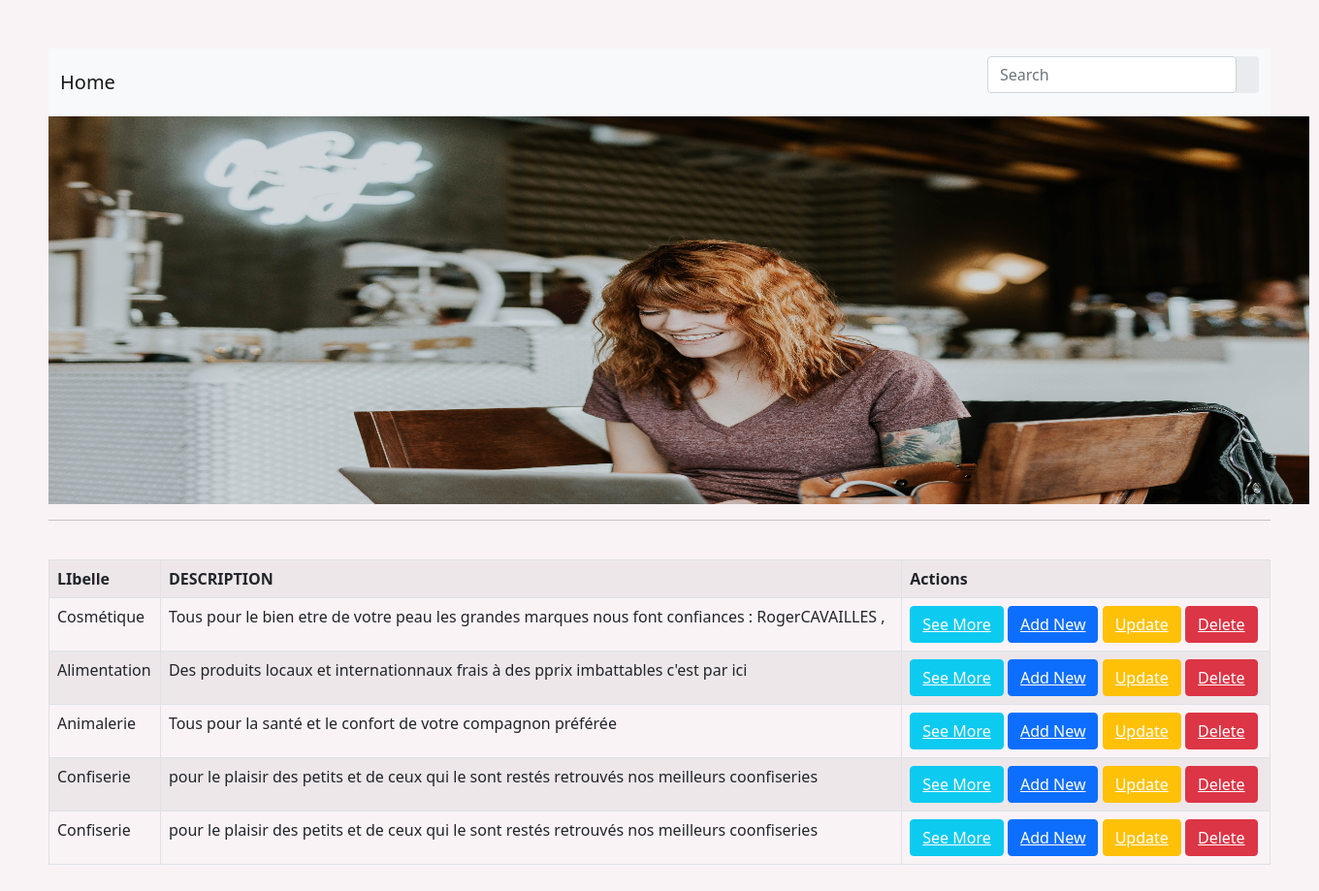
The page /Selling on the database its author committed.
### Selling/models.py (models this page shows)
class Category (models.Model):
    wording = models.TextField(max_length = 100)
    description = models.TextField()

### Selling/views.py (the view)
# urls.py: path("",CategoryView.as_view(),name="book"),
class CategoryView(ListView):
    model = Category
    template_name = "Category/home.html"

### Selling/templates/Category/home.html
{% extends 'base.html' %}
{% load static %}
{% block content %}
<div>
    <center>
        <img class="img1" src="{% static 'Images/ImagesDeGarde.jpg'%}" style="height: 400px;
        width: 1300px;" alt="">
    </center>
</div>
<hr>
<br>
    <div class="category-entry">
        <table class ="table table-bordered table-striped">
            <tr>
                <th>LIbelle</th>
                <th>DESCRIPTION</th>
                <th>Actions</th>
                </tr>
            <tr>
            {% for category in category_list%}
            <td>{{category.wording}}</td>
            <td>{{category.description}}</td>
            <td>
                <button class = "btn btn-info">
                    <a class="text-white" href="#">See More</a>
                </button>
                <button class = "btn btn-primary" >
                    <a class="text-white" href="#">Add New</a>
                </button>
                <button class = "btn btn-warning" >
                    <a class="text-white" href="#">Update</a>
                </button>
                <button class = "btn btn-danger" >
                    <a class="text-white" href="#">Delete</a>
                </button>
            </td>
            </tr>
            {% endfor %}
        </table>
    </div>
{% endblock content %}

### Selling/templates/base.html (shortened to what this page needs)
{% load static %}
<html>
<head>
    <link rel = "stylesheet" href="{% static 'style.css'%}" >
    <link rel = "stylesheet" href="{% static 'bootstrap.css'%}" >
</head>
<body>
    <nav class="navbar navbar-light bg-light">
        <div class="container-fluid">
          <a class="navbar-brand">Home</a>
          <form class="d-flex input-group w-auto">
            <input
              type="search"
              class="form-control rounded"
              placeholder="Search"
              aria-label="Search"
              aria-describedby="search-addon"
            />
            <span class="input-group-text border-0" id="search-addon">
            </span>
          </form>
        </div>
      </nav>
            {% block content %}
            {% endblock content %}
</body>
</html

### Selling/static/style.css (style rules this page uses)
body { margin: auto; padding: 50px; background-color: rgb(250, 243, 246) !important; font-family: 'Times New Roman', Times, serif; }
.img1 { height: 400px; width: 1300px; }

### rows shown on the page
Category: wording "Cosmétique", description "Tous pour le bien etre de votre peau les grandes marques nous font confiances : RogerCAVAILLES ,"
Category: wording "Alimentation", description "Des produits locaux et internationnaux frais à des pprix imbattables c'est par ici"
Category: wording "Animalerie", description "Tous pour la santé et le confort de votre compagnon préférée"
Category: wording "Confiserie", description "pour le plaisir des petits et de ceux qui le sont restés retrouvés nos meilleurs coonfiseries"
Category: wording "Confiserie", description "pour le plaisir des petits et de ceux qui le sont restés retrouvés nos meilleurs coonfiseries"
